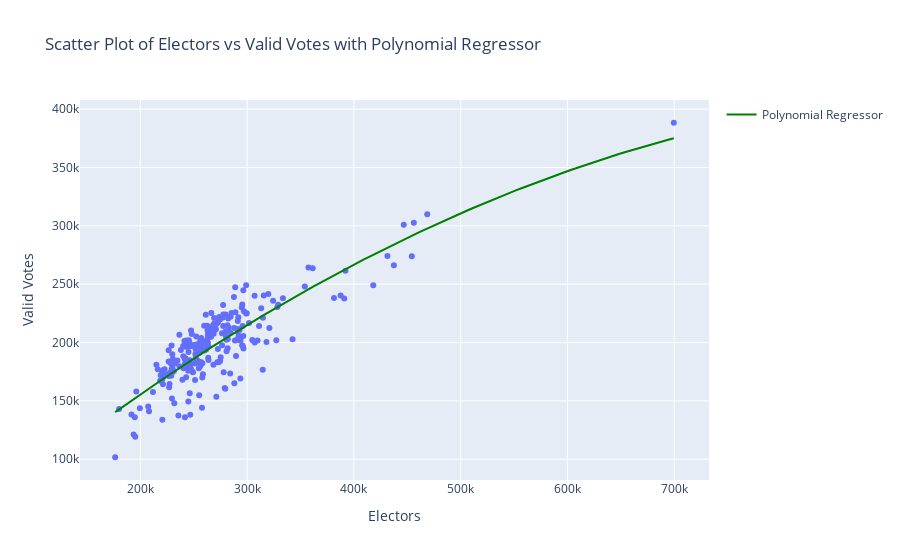

Notebook source saved alongside this figure:
### Code cell
import numpy as np
import pandas as pd
import plotly.express as px
import plotly.graph_objects as go
from sklearn.preprocessing import PolynomialFeatures
from sklearn.linear_model import LinearRegression

# Assuming you already have df, electors, and valid_votes from your previous code

# Filter the dataframe for Position == 1
df = df[df['Position'] == 1]
electors = df['Electors'].values.reshape(-1, 1)  # Reshape to 2D array for sklearn
valid_votes = df['Valid_Votes']

# Train the Polynomial Regressor
poly_features = PolynomialFeatures(degree=2)  # You can change the degree as needed
electors_poly = poly_features.fit_transform(electors)
model = LinearRegression()
model.fit(electors_poly, valid_votes)

# Predict Valid Votes for the entire range of Electors
electors_range = np.linspace(electors.min(), electors.max(), 100).reshape(-1, 1)
electors_range_poly = poly_features.transform(electors_range)
predicted_valid_votes = model.predict(electors_range_poly)

# Plot the scatter plot with the regression line
fig = px.scatter(x=df['Electors'], y=valid_votes, labels={'x': 'Electors', 'y': 'Valid Votes'},
                 title='Scatter Plot of Electors vs Valid Votes with Polynomial Regressor')

# Add the regression line to the plot
fig.add_trace(go.Scatter(x=electors_range.flatten(), y=predicted_valid_votes, mode='lines',
                         name='Polynomial Regressor', line=dict(color='green')))

# Show the plot
fig.show()

### Figure 1 — Plotly figure (JSON) as saved in the notebook; plotly's stock layout.template omitted (floating-point values rounded to 4 significant figures; data arrays with more than 128 entries replaced by an {"elided": "..."} marker saying what was removed)
{"data": [{"hovertemplate": "Electors=%{x}<br>Valid Votes=%{y}<extra></extra>", "legendgroup": "", "marker": {"color": "#636efa", "symbol": "circle"}, "mode": "markers", "name": "", "orientation": "v", "showlegend": false, "type": "scatter", "x": {"elided": "234 int values"}, "xaxis": "x", "y": {"elided": "234 int values"}, "yaxis": "y"}, {"line": {"color": "green"}, "mode": "lines", "name": "Polynomial Regressor", "type": "scatter", "x": [176353, 181600.0, 186900.0, 192200.0, 197500.0, 202800.0, 208100.0, 213400.0, 218600.0, 223922, 229200.0, 234500.0, 239800.0, 245100.0, 250300.0, 255600.0, 260900.0, 266200.0, 271491, 276800.0, 282100.0, 287300.0, 292600.0, 297900.0, 303200.0, 308500.0, 313800.0, 319060, 324300.0, 329600.0, 334900.0, 340200.0, 345500.0, 350800.0, 356100.0, 361300.0, 366629, 371900.0, 377200.0, 382500.0, 387800.0, 393100.0, 398300.0, 403600.0, 408900.0, 414198, 419500.0, 424800.0, 430100.0, 435300.0, 440600.0, 445900.0, 451200.0, 456500.0, 461767, 467100.0, 472300.0, 477600.0, 482900.0, 488200.0, 493500.0, 498800.0, 504100.0, 509336, 514600.0, 519900.0, 525200.0, 530500.0, 535800.0, 541000.0, 546300.0, 551600.0, 556905, 562200.0, 567500.0, 572800.0, 578000.0, 583300.0, 588600.0, 593900.0, 599200.0, 604474, 609800.0, 615000.0, 620300.0, 625600.0, 630900.0, 636200.0, 641500.0, 646800.0, 652043, 657300.0, 662600.0, 667900.0, 673200.0, 678500.0, 683800.0, 689000.0, 694300.0, 699612], "y": [140300.0, 143800.0, 147200.0, 150600.0, 153900.0, 157300.0, 160600.0, 163900.0, 167200.0, 170500.0, 173700.0, 176900.0, 180100.0, 183300.0, 186500.0, 189600.0, 192700.0, 195800.0, 198900.0, 201900.0, 204900.0, 207900.0, 210900.0, 213900.0, 216800.0, 219700.0, 222600.0, 225500.0, 228300.0, 231200.0, 234000.0, 236800.0, 239500.0, 242300.0, 245000.0, 247700.0, 250400.0, 253000.0, 255600.0, 258300.0, 260800.0, 263400.0, 266000.0, 268500.0, 271000.0, 273500.0, 275900.0, 278400.0, 280800.0, 283200.0, 285500.0, 287900.0, 290200.0, 292500.0, 294800.0, 297100.0, 299300.0, 301500.0, 303700.0, 305900.0, 308100.0, 310200.0, 312300.0, 314400.0, 316500.0, 318500.0, 320500.0, 322500.0, 324500.0, 326500.0, 328400.0, 330300.0, 332200.0, 334100.0, 335900.0, 337800.0, 339600.0, 341400.0, 343100.0, 344900.0, 346600.0, 348300.0, 350000.0, 351600.0, 353300.0, 354900.0, 356500.0, 358000.0, 359600.0, 361100.0, 362600.0, 364100.0, 365500.0, 367000.0, 368400.0, 369800.0, 371200.0, 372500.0, 373800.0, 375100.0]}], "layout": {"autosize": true, "legend": {"tracegroupgap": 0}, "title": {"text": "Scatter Plot of Electors vs Valid Votes with Polynomial Regressor"}, "xaxis": {"anchor": "y", "autorange": true, "domain": [0, 1], "range": [144300.0, 731700.0], "title": {"text": "Electors"}, "type": "linear"}, "yaxis": {"anchor": "x", "autorange": true, "domain": [0, 1], "range": [77990.0, 412000.0], "title": {"text": "Valid Votes"}, "type": "linear"}}}
